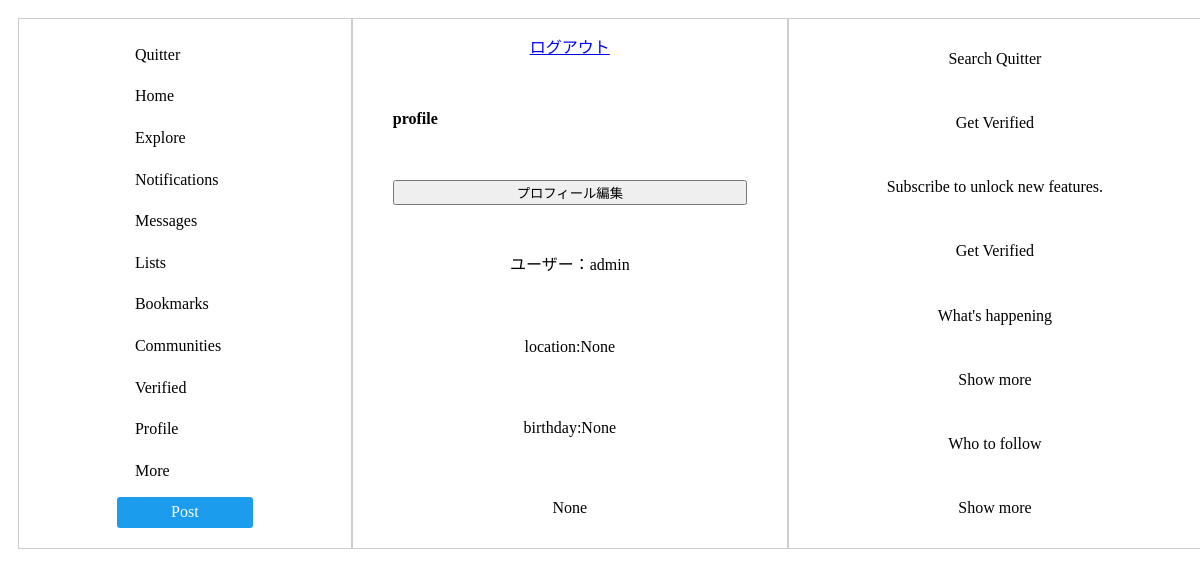
/profile/ (signed in), run on the app's committed database.
### accounts/models.py (models this page shows)
class Profile(models.Model):
    user=models.OneToOneField(User, on_delete=models.CASCADE,null=True)
    introduction_text=models.TextField(null=True)
    birthday=models.TextField(null=True)
    location=models.TextField(null=True)

### accounts/views.py (the view, shortened to what this page needs)
# urls.py: path('profile/',profile,name='profile'),
def profile(request):
    username = request.user.username
    form = ProfileForm(request.POST, instance=request.user.profile)
    user_profile = Profile.objects.get(user=request.user)
    return render(request,'profile.html',{'username':username,'form': form,'user_profile':user_profile})

### templates/profile.html (shortened to what this page needs)
{% load static %}
<head>
    <link rel="stylesheet" href="{% static './css/homepage.css' %}">
    <link rel="stylesheet" href="{% static './css/profile.css' %}"
</head>
<body class="lan">
    <div id="flexbox">
        <div class="box-item1">
            <a href="#" class="btn-flat-border left-aligned">Quitter</a>
            <a href="{% url 'home' %}" class="btn-flat-border">Home</a>
            <a href="#" class="btn-flat-border">Explore</a>
            <a href="#" class="btn-flat-border">Notifications</a>
            <a href="#" class="btn-flat-border">Messages</a>
            <a href="#" class="btn-flat-border">Lists</a>
            <a href="#" class="btn-flat-border">Bookmarks</a>
            <a href="#" class="btn-flat-border">Communities</a>
            <a href="#" class="btn-flat-border">Verified</a>
            <p class="btn-flat-border">Profile</p>
            <a href="#" class="btn-flat-border">More</a>
            <a href="#" class="btn-flat-border1">Post</a>
        </div>
        <div class="box-item2">
            <a href="{% url 'user_logout' %}">ログアウト</a>
            <h4>profile</h4>
            <button id="open">プロフィール編集</button>
            <p>ユーザー：{{ username }}</p>
            <p>location:{{ user_profile.location }}</p><p>birthday:{{ user_profile.birthday }}</p>
            <p>{{ user_profile.introduction_text }}</p>
        </div>
        <div class="box-item3">
        <p>Search Quitter</p>
        <p>Get Verified</p>
        <p>Subscribe to unlock new features.</p>
        <p>Get Verified</p>
        <p>What's happening</p>
        <p>Show more</p>
        <p>Who to follow</p>
        <p>Show more</p>
        </div>
    </div>
</body>

### static/css/homepage.css (style rules this page uses)
#flexbox { display:flex; background:white; width: 100%; height:auto; padding:10px; }
.box-item1 { flex-grow: 1; background:white; text-align: center; padding:15px 40px; border:1px solid rgb(206, 205, 205); display: flex; flex-direction: column; justify-content: space-between; }
.box-item2 { flex-grow: 2; background:white; text-align: center; padding:15px 40px; border:1px solid rgb(206, 205, 205); display: flex; flex-direction: column; justify-content: space-between; }
.box-item3 { flex-grow: 1; background:white; text-align: center; padding:15px 40px; border:1px solid rgb(206, 205, 205); display: flex; flex-direction: column; justify-content: space-between; }
.btn-flat-border, .btn-flat-border1 { text-align: left; display: block; margin: 5px auto; padding: 0.3em 1em; text-decoration: none; transition: .4s; border-radius: 3px; width: 100px; text-align: center; padding: 0.3em 1em; }
.btn-flat-border { padding: 0.3em 1em; text-decoration: none; color: black; border: solid 2px white; border-radius: 3px; text-align: left; transition: .4s; display: block; margin: 5px auto; }
.btn-flat-border1 { display: inline-block; padding: 0.3em 1em; text-decoration: none; color: white; border: solid 2px rgb(27, 156, 236); border-radius: 3px; transition: .4s; background-color: rgb(27, 156, 236); display: block; margin: 5px auto; }
.left-aligned { text-align: left; }
h4 { text-align: left; }

### data on the page
Profile: location "None", birthday "None", introduction_text "None"

### other printed values
{{ username }} "admin"
